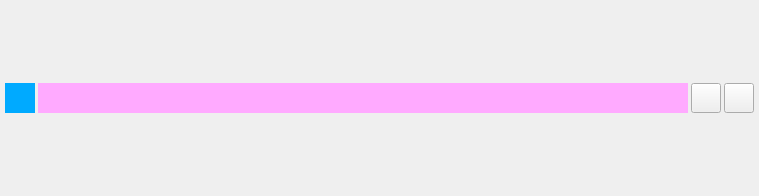
<?xml version="1.0" encoding="UTF-8"?>
<ui version="4.0">
 <class>TitleBar</class>
 <widget class="QWidget" name="TitleBar">
  <property name="geometry">
   <rect>
    <x>0</x>
    <y>0</y>
    <width>759</width>
    <height>196</height>
   </rect>
  </property>
  <property name="windowTitle">
   <string>Form</string>
  </property>
  <layout class="QGridLayout" name="gridLayout">
   <property name="leftMargin">
    <number>5</number>
   </property>
   <property name="topMargin">
    <number>5</number>
   </property>
   <property name="rightMargin">
    <number>5</number>
   </property>
   <property name="bottomMargin">
    <number>5</number>
   </property>
   <property name="spacing">
    <number>3</number>
   </property>
   <item row="0" column="0">
    <layout class="QHBoxLayout" name="horizontalLayout">
     <item>
      <widget class="QLabel" name="logoLabel">
       <property name="minimumSize">
        <size>
         <width>30</width>
         <height>30</height>
        </size>
       </property>
       <property name="maximumSize">
        <size>
         <width>30</width>
         <height>30</height>
        </size>
       </property>
       <property name="styleSheet">
        <string notr="true">background-color: rgb(0, 170, 255);</string>
       </property>
       <property name="text">
        <string/>
       </property>
      </widget>
     </item>
     <item>
      <widget class="QLabel" name="titleText">
       <property name="minimumSize">
        <size>
         <width>0</width>
         <height>30</height>
        </size>
       </property>
       <property name="maximumSize">
        <size>
         <width>16777215</width>
         <height>30</height>
        </size>
       </property>
       <property name="styleSheet">
        <string notr="true">background-color: rgb(255, 170, 255);</string>
       </property>
       <property name="text">
        <string/>
       </property>
      </widget>
     </item>
     <item>
      <widget class="QPushButton" name="miniBtn">
       <property name="minimumSize">
        <size>
         <width>30</width>
         <height>30</height>
        </size>
       </property>
       <property name="maximumSize">
        <size>
         <width>30</width>
         <height>30</height>
        </size>
       </property>
       <property name="text">
        <string/>
       </property>
      </widget>
     </item>
     <item>
      <widget class="QPushButton" name="closeBtn">
       <property name="minimumSize">
        <size>
         <width>30</width>
         <height>30</height>
        </size>
       </property>
       <property name="maximumSize">
        <size>
         <width>30</width>
         <height>30</height>
        </size>
       </property>
       <property name="text">
        <string/>
       </property>
      </widget>
     </item>
    </layout>
   </item>
  </layout>
 </widget>
 <resources/>
 <connections/>
</ui>
